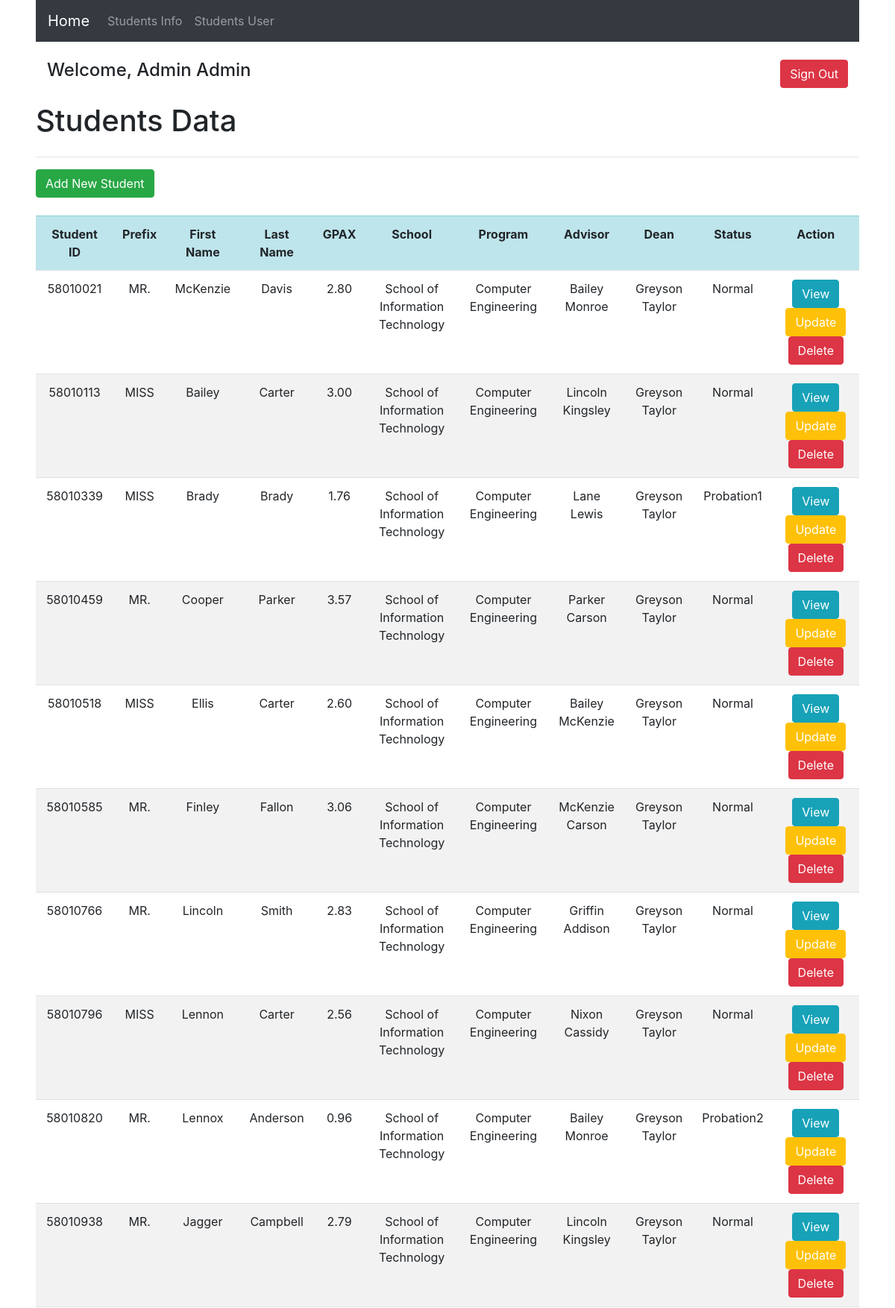
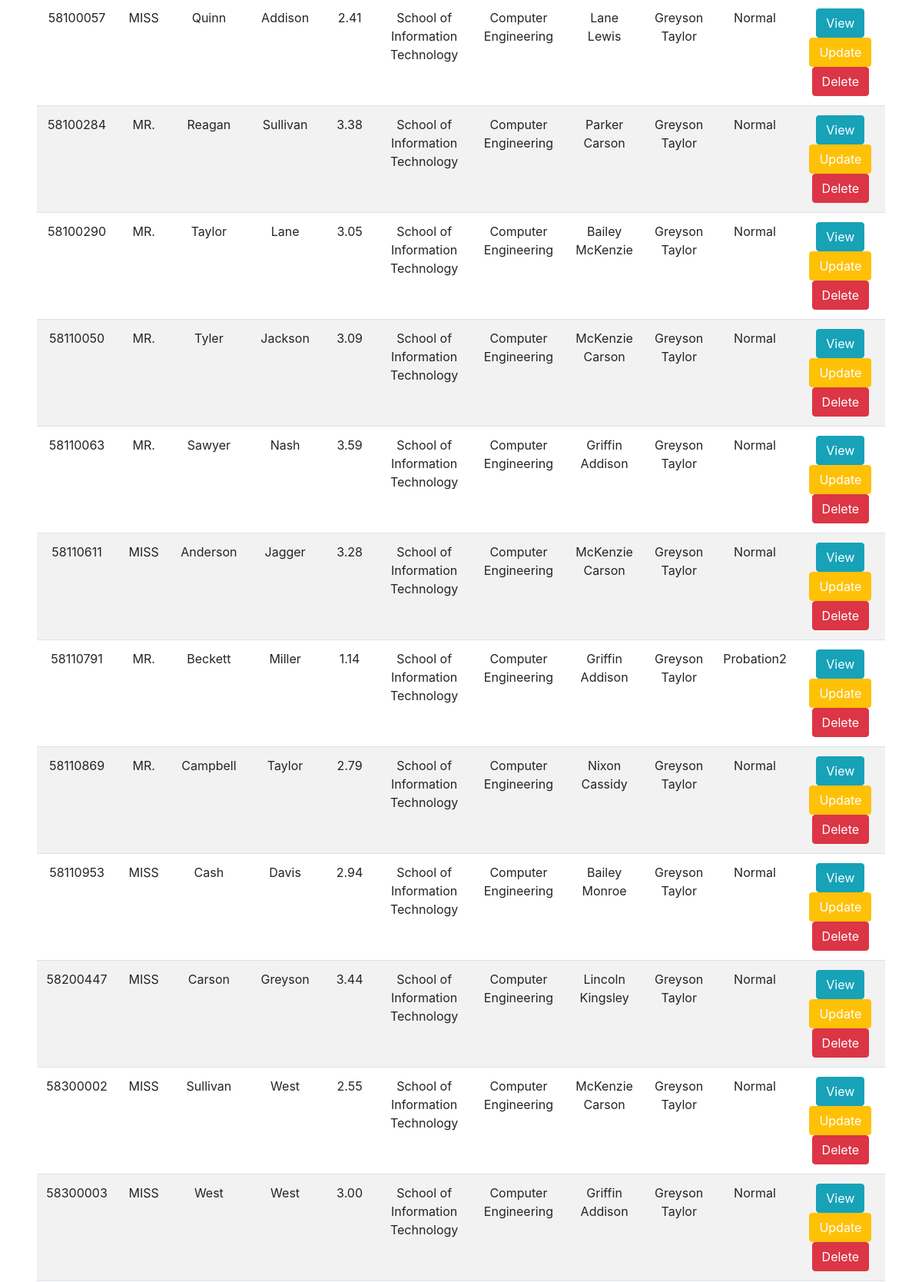
The app's page /student_info.php (signed in, upper part) with its own data (2 pictures, top to bottom).
### tables this page shows
CREATE TABLE `student_api` (
  `StudentID` int(8) DEFAULT NULL,
  `Prefix` varchar(4) DEFAULT NULL,
  `FirstName` varchar(8) DEFAULT NULL,
  `LastName` varchar(8) DEFAULT NULL,
  `GPAX` decimal(3,2) DEFAULT NULL,
  `School` varchar(32) DEFAULT NULL,
  `Program` varchar(20) DEFAULT NULL,
  `Advisor` varchar(17) DEFAULT NULL,
  `Dean` varchar(15) DEFAULT NULL,
  `Status` varchar(10) DEFAULT NULL
);

### session.php (called while the page is built, shortened)
<?php
   include('dbconnect.php');
   $user_check = $_SESSION['login_user'];
   $ssql = "SELECT Staff_ID AS Login_ID, Firstname,Lastname,Username,Password,Status FROM staff
            WHERE Username = '$user_check'
            UNION
            SELECT Student_ID AS Login_ID, Firstname,Lastname,Username,Password,Status FROM students
            WHERE Username = '$user_check' ";
   $ses_sql = mysqli_query($conn,$ssql);
   $row = mysqli_fetch_array($ses_sql,MYSQLI_ASSOC);
   $login_session = $row['Firstname'];
   $lname = $row['Lastname'];
?>

### student_info.php (the view, shortened to what this page needs)
<!DOCTYPE html>
<html>
<head>
	<link rel="stylesheet" href="https://cdn.jsdelivr.net/npm/bootstrap@4.5.3/dis
	t/css/bootstrap.min.css" integrity="sha384-
	TX8t27EcRE3e/ihU7zmQxVncDAy5uIKz4rEkgIXeMed4M0jlfIDPvg6uqKI2xXr2" crossorigin="an
	onymous">
</head>
<body>
	<?php
	include('session.php');
	require_once "dbconnect.php";
	$sql = "SELECT * FROM student_api ORDER BY StudentID";
	$result = mysqli_query($conn, $sql);
	?>
	<div class="container-fuild ml-5 mr-5">
		<div class="row">
			<div class="col">
				<nav class="navbar navbar-expand-lg navbar-dark bg-dark">
					<a class="navbar-brand" href="#">Home</a>
					<div class="collapse navbar-collapse" id="navbarSupportedContent">
						<ul class="navbar-nav mr-auto">
							<li class="nav-item">
								<a class="nav-link" href="student_info.php">Students Info<span class="sr-only">(current)</span></a>
							</li>
							<li class="nav-item">
								<a class="nav-link" href="student_user.php">Students User</a>
							</li>
						</ul>
					</div>
				</nav>
			</div>
		</div>
		<br>
		<div class="row ml-auto mr-auto">
			<div class="col-6 mb-1">
				<h4>Welcome,
					<?php echo $login_session; ?>
					<?php echo $lname; ?>
				</h4>
			</div>
			<div class="col-6 text-right mb-1 ">
				<h4><a class="btn btn-danger" href="logout.php">Sign Out</a></h4>
			</div>
		</div>
		<div class="row col-12">
			<h1 class="mt-2">Students Data</h1>
		</div>
		<hr>
		<form method="POST" action="input_insert_student_info.php">
			<button type="Submit" class="btn btn-success">Add New Student</button>
		</form>
		<br>
		<table class="table table-striped text-center">
			<tr class="table-info">
				<th>Student ID</th>
				<th>Prefix</th>
				<th>First Name</th>
				<th>Last Name</th>
				<th>GPAX</th>
				<th>School</th>
				<th>Program</th>
				<th>Advisor</th>
				<th>Dean</th>
				<th>Status</th>
				<th>Action</th>
			</tr>
			<?php
			if (mysqli_num_rows($result) > 0) {
				while ($row = mysqli_fetch_assoc($result)) {
					$std_id = $row["StudentID"];
					$prefix = $row["Prefix"];
					$fname = $row["FirstName"];
					$lname = $row["LastName"];
					$gpax = $row["GPAX"];
					$school = $row["School"];
					$program = $row["Program"];
					$avs = $row["Advisor"];
					$dean = $row["Dean"];
					$status = $row["Status"];
			?>
					<tr>
						<td><?= $std_id ?></td>
						<td><?= $prefix ?></td>
						<td><?= $fname ?></td>
						<td><?= $lname ?></td>
						<td><?= $gpax ?></td>
						<td><?= $school ?></td>
						<td><?= $program ?></td>
						<td><?= $avs ?></td>
						<td><?= $dean ?></td>
						<td><?= $status ?></td>
						<td>
							<a class="btn btn-info" href="view_student_info.php?stdid=<?= $std_id ?>">View</a>
							<a class="btn btn-warning text-white" href="input_update_student_info.php?stdid=<?= $std_id ?>">Update</a>
							<a class="btn btn-danger" href="delete_student_info.php?stdid=<?= $std_id ?>" onClick="return confirm('Delete this Student?')">Delete</a>
						</td>
					</tr>
			<?php
				}
			} else {
				echo "0 results";
			}
			?>
		</table>
	</div>
</body>
</html>

### records on screen
student_api: StudentID "58010021", Prefix "MR.", FirstName "McKenzie", LastName "Davis", GPAX "2.80", School "School of Information Technology", Program "Computer Engineering", Advisor "Bailey Monroe", Dean "Greyson Taylor", Status "Normal"
student_api: StudentID "58010113", Prefix "MISS", FirstName "Bailey", LastName "Carter", GPAX "3.00", School "School of Information Technology", Program "Computer Engineering", Advisor "Lincoln Kingsley", Dean "Greyson Taylor", Status "Normal"
student_api: StudentID "58010339", Prefix "MISS", FirstName "Brady", LastName "Brady", GPAX "1.76", School "School of Information Technology", Program "Computer Engineering", Advisor "Lane Lewis", Dean "Greyson Taylor", Status "Probation1"
student_api: StudentID "58010459", Prefix "MR.", FirstName "Cooper", LastName "Parker", GPAX "3.57", School "School of Information Technology", Program "Computer Engineering", Advisor "Parker Carson", Dean "Greyson Taylor", Status "Normal"
student_api: StudentID "58010518", Prefix "MISS", FirstName "Ellis", LastName "Carter", GPAX "2.60", School "School of Information Technology", Program "Computer Engineering", Advisor "Bailey McKenzie", Dean "Greyson Taylor", Status "Normal"
student_api: StudentID "58010585", Prefix "MR.", FirstName "Finley", LastName "Fallon", GPAX "3.06", School "School of Information Technology", Program "Computer Engineering", Advisor "McKenzie Carson", Dean "Greyson Taylor", Status "Normal"
student_api: StudentID "58010766", Prefix "MR.", FirstName "Lincoln", LastName "Smith", GPAX "2.83", School "School of Information Technology", Program "Computer Engineering", Advisor "Griffin Addison", Dean "Greyson Taylor", Status "Normal"
student_api: StudentID "58010796", Prefix "MISS", FirstName "Lennon", LastName "Carter", GPAX "2.56", School "School of Information Technology", Program "Computer Engineering", Advisor "Nixon Cassidy", Dean "Greyson Taylor", Status "Normal"
student_api: StudentID "58010820", Prefix "MR.", FirstName "Lennox", LastName "Anderson", GPAX "0.96", School "School of Information Technology", Program "Computer Engineering", Advisor "Bailey Monroe", Dean "Greyson Taylor", Status "Probation2"
student_api: StudentID "58010938", Prefix "MR.", FirstName "Jagger", LastName "Campbell", GPAX "2.79", School "School of Information Technology", Program "Computer Engineering", Advisor "Lincoln Kingsley", Dean "Greyson Taylor", Status "Normal"
student_api: StudentID "58100057", Prefix "MISS", FirstName "Quinn", LastName "Addison", GPAX "2.41", School "School of Information Technology", Program "Computer Engineering", Advisor "Lane Lewis", Dean "Greyson Taylor", Status "Normal"
student_api: StudentID "58100284", Prefix "MR.", FirstName "Reagan", LastName "Sullivan", GPAX "3.38", School "School of Information Technology", Program "Computer Engineering", Advisor "Parker Carson", Dean "Greyson Taylor", Status "Normal"
student_api: StudentID "58100290", Prefix "MR.", FirstName "Taylor", LastName "Lane", GPAX "3.05", School "School of Information Technology", Program "Computer Engineering", Advisor "Bailey McKenzie", Dean "Greyson Taylor", Status "Normal"
student_api: StudentID "58110050", Prefix "MR.", FirstName "Tyler", LastName "Jackson", GPAX "3.09", School "School of Information Technology", Program "Computer Engineering", Advisor "McKenzie Carson", Dean "Greyson Taylor", Status "Normal"
student_api: StudentID "58110063", Prefix "MR.", FirstName "Sawyer", LastName "Nash", GPAX "3.59", School "School of Information Technology", Program "Computer Engineering", Advisor "Griffin Addison", Dean "Greyson Taylor", Status "Normal"
student_api: StudentID "58110611", Prefix "MISS", FirstName "Anderson", LastName "Jagger", GPAX "3.28", School "School of Information Technology", Program "Computer Engineering", Advisor "McKenzie Carson", Dean "Greyson Taylor", Status "Normal"
student_api: StudentID "58110791", Prefix "MR.", FirstName "Beckett", LastName "Miller", GPAX "1.14", School "School of Information Technology", Program "Computer Engineering", Advisor "Griffin Addison", Dean "Greyson Taylor", Status "Probation2"
student_api: StudentID "58110869", Prefix "MR.", FirstName "Campbell", LastName "Taylor", GPAX "2.79", School "School of Information Technology", Program "Computer Engineering", Advisor "Nixon Cassidy", Dean "Greyson Taylor", Status "Normal"
student_api: StudentID "58110953", Prefix "MISS", FirstName "Cash", LastName "Davis", GPAX "2.94", School "School of Information Technology", Program "Computer Engineering", Advisor "Bailey Monroe", Dean "Greyson Taylor", Status "Normal"
student_api: StudentID "58200447", Prefix "MISS", FirstName "Carson", LastName "Greyson", GPAX "3.44", School "School of Information Technology", Program "Computer Engineering", Advisor "Lincoln Kingsley", Dean "Greyson Taylor", Status "Normal"
student_api: StudentID "58300002", Prefix "MISS", FirstName "Sullivan", LastName "West", GPAX "2.55", School "School of Information Technology", Program "Computer Engineering", Advisor "McKenzie Carson", Dean "Greyson Taylor", Status "Normal"
student_api: StudentID "58300003", Prefix "MISS", FirstName "West", LastName "West", GPAX "3.00", School "School of Information Technology", Program "Computer Engineering", Advisor "Griffin Addison", Dean "Greyson Taylor", Status "Normal"

### other values on screen
$login_session "Admin"
$lname "Admin"
